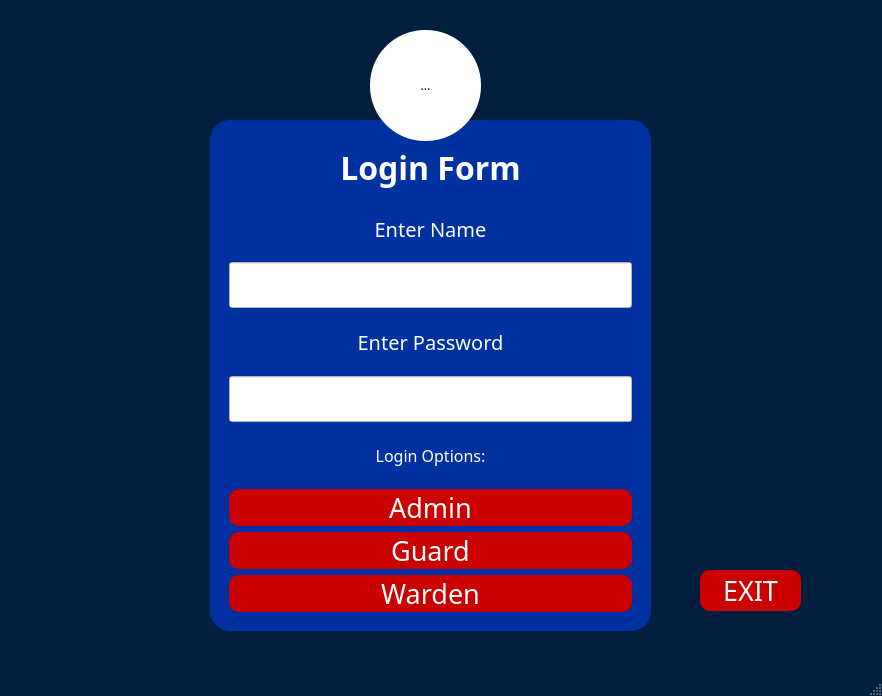
<?xml version="1.0" encoding="UTF-8"?>
<ui version="4.0">
 <class>Login</class>
 <widget class="QMainWindow" name="Login">
  <property name="geometry">
   <rect>
    <x>0</x>
    <y>0</y>
    <width>882</width>
    <height>696</height>
   </rect>
  </property>
  <property name="windowTitle">
   <string>Login</string>
  </property>
  <property name="styleSheet">
   <string notr="true">*{
	font-family: century gothic;

}

#Login{
	background-color:#001F3F;
}

#warden_login_btn, #guard_login_btn,#admin_login_btn,#exit_btn{
	background-color : #cb0000 ;
	border-radius : 10px;
	color:white;
}


#warden_login_btn:hover {
    background-color: #850101;
}
#guard_login_btn:hover{
	background-color: #850101;
}
#admin_login_btn:hover{
	background-color: #850101;
}
#exit_btn:hover{
	background-color: #850101;
}	



#logotool {
    background-color: white;
}

#loginframe{
    background-color:#0031a1;
	padding:10px;
	border-radius:20px;
	box-shadow: 5px 5px 15px rgba(0, 0, 0, 0.4);

}

#name_line,#pass_line{
	background-color:white;
	
}

#mylabel,#mylabel_2,#loginLabel,#label_3{
	color:white;
}

#loginLabel{
	font-weight:bold;
}

QLineEdit {
    min-height: 40px;
    min-width: 250px;
    font-size: 16px;
	color:black;
}



</string>
  </property>
  <widget class="QWidget" name="centralwidget">
   <widget class="QPushButton" name="exit_btn">
    <property name="geometry">
     <rect>
      <x>700</x>
      <y>570</y>
      <width>101</width>
      <height>41</height>
     </rect>
    </property>
    <property name="font">
     <font>
      <family>century gothic</family>
      <pointsize>20</pointsize>
     </font>
    </property>
    <property name="text">
     <string>EXIT</string>
    </property>
   </widget>
   <widget class="QFrame" name="loginframe">
    <property name="geometry">
     <rect>
      <x>210</x>
      <y>120</y>
      <width>441</width>
      <height>511</height>
     </rect>
    </property>
    <property name="styleSheet">
     <string notr="true">QFrame{
	position:center;
}</string>
    </property>
    <property name="frameShape">
     <enum>QFrame::Shape::StyledPanel</enum>
    </property>
    <property name="frameShadow">
     <enum>QFrame::Shadow::Raised</enum>
    </property>
    <layout class="QVBoxLayout" name="verticalLayout">
     <item>
      <widget class="QLabel" name="loginLabel">
       <property name="font">
        <font>
         <family>century gothic</family>
         <pointsize>24</pointsize>
         <bold>true</bold>
        </font>
       </property>
       <property name="styleSheet">
        <string notr="true"/>
       </property>
       <property name="text">
        <string>Login Form</string>
       </property>
       <property name="alignment">
        <set>Qt::AlignmentFlag::AlignCenter</set>
       </property>
      </widget>
     </item>
     <item>
      <widget class="QLabel" name="mylabel">
       <property name="font">
        <font>
         <family>century gothic</family>
         <pointsize>15</pointsize>
        </font>
       </property>
       <property name="text">
        <string>Enter Name</string>
       </property>
       <property name="alignment">
        <set>Qt::AlignmentFlag::AlignCenter</set>
       </property>
      </widget>
     </item>
     <item>
      <widget class="QLineEdit" name="name_line"/>
     </item>
     <item>
      <widget class="QLabel" name="label_3">
       <property name="font">
        <font>
         <family>century gothic</family>
         <pointsize>15</pointsize>
        </font>
       </property>
       <property name="text">
        <string>Enter Password</string>
       </property>
       <property name="alignment">
        <set>Qt::AlignmentFlag::AlignCenter</set>
       </property>
      </widget>
     </item>
     <item>
      <widget class="QLineEdit" name="pass_line">
       <property name="echoMode">
        <enum>QLineEdit::EchoMode::Password</enum>
       </property>
      </widget>
     </item>
     <item>
      <widget class="QLabel" name="mylabel_2">
       <property name="font">
        <font>
         <family>century gothic</family>
         <pointsize>12</pointsize>
        </font>
       </property>
       <property name="styleSheet">
        <string notr="true"/>
       </property>
       <property name="text">
        <string>Login Options:</string>
       </property>
       <property name="alignment">
        <set>Qt::AlignmentFlag::AlignCenter</set>
       </property>
      </widget>
     </item>
     <item>
      <widget class="QPushButton" name="admin_login_btn">
       <property name="font">
        <font>
         <family>century gothic</family>
         <pointsize>20</pointsize>
        </font>
       </property>
       <property name="text">
        <string>Admin</string>
       </property>
      </widget>
     </item>
     <item>
      <widget class="QPushButton" name="guard_login_btn">
       <property name="font">
        <font>
         <family>century gothic</family>
         <pointsize>20</pointsize>
        </font>
       </property>
       <property name="text">
        <string>Guard</string>
       </property>
      </widget>
     </item>
     <item>
      <widget class="QPushButton" name="warden_login_btn">
       <property name="font">
        <font>
         <family>century gothic</family>
         <pointsize>20</pointsize>
        </font>
       </property>
       <property name="text">
        <string>Warden</string>
       </property>
      </widget>
     </item>
    </layout>
   </widget>
   <widget class="QToolButton" name="logotool">
    <property name="geometry">
     <rect>
      <x>370</x>
      <y>30</y>
      <width>111</width>
      <height>111</height>
     </rect>
    </property>
    <property name="styleSheet">
     <string notr="true">border-radius:55.4px;</string>
    </property>
    <property name="text">
     <string>...</string>
    </property>
    <property name="icon">
     <iconset resource="images.qrc">
      <normaloff>:/sindh-police-logo.png</normaloff>:/sindh-police-logo.png</iconset>
    </property>
    <property name="iconSize">
     <size>
      <width>100</width>
      <height>100</height>
     </size>
    </property>
   </widget>
   <zorder>loginframe</zorder>
   <zorder>exit_btn</zorder>
   <zorder>logotool</zorder>
  </widget>
  <widget class="QMenuBar" name="menubar">
   <property name="geometry">
    <rect>
     <x>0</x>
     <y>0</y>
     <width>882</width>
     <height>20</height>
    </rect>
   </property>
  </widget>
  <widget class="QStatusBar" name="statusbar"/>
 </widget>
 <resources>
  <include location="images.qrc"/>
 </resources>
 <connections/>
</ui>
